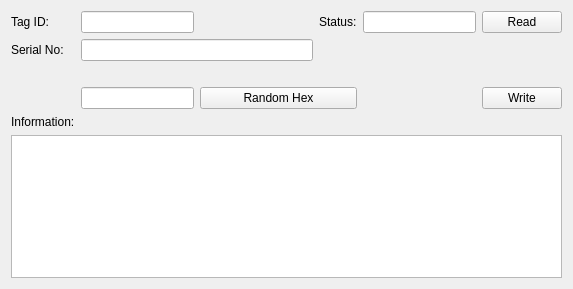
<?xml version="1.0" encoding="UTF-8"?>
<ui version="4.0">
 <class>Form</class>
 <widget class="QWidget" name="Form">
  <property name="geometry">
   <rect>
    <x>0</x>
    <y>0</y>
    <width>573</width>
    <height>289</height>
   </rect>
  </property>
  <property name="windowTitle">
   <string>Form</string>
  </property>
  <property name="styleSheet">
   <string notr="true"/>
  </property>
  <layout class="QGridLayout" name="gridLayout">
   <item row="3" column="1">
    <widget class="QLineEdit" name="randomHexBox">
     <property name="sizePolicy">
      <sizepolicy hsizetype="MinimumExpanding" vsizetype="Fixed">
       <horstretch>0</horstretch>
       <verstretch>0</verstretch>
      </sizepolicy>
     </property>
     <property name="maxLength">
      <number>8</number>
     </property>
     <property name="clearButtonEnabled">
      <bool>true</bool>
     </property>
    </widget>
   </item>
   <item row="0" column="1">
    <widget class="QLineEdit" name="tagIdBox">
     <property name="sizePolicy">
      <sizepolicy hsizetype="MinimumExpanding" vsizetype="Fixed">
       <horstretch>0</horstretch>
       <verstretch>0</verstretch>
      </sizepolicy>
     </property>
     <property name="maxLength">
      <number>30</number>
     </property>
     <property name="readOnly">
      <bool>true</bool>
     </property>
     <property name="clearButtonEnabled">
      <bool>false</bool>
     </property>
    </widget>
   </item>
   <item row="0" column="3">
    <widget class="QLabel" name="label02">
     <property name="sizePolicy">
      <sizepolicy hsizetype="Fixed" vsizetype="Fixed">
       <horstretch>0</horstretch>
       <verstretch>0</verstretch>
      </sizepolicy>
     </property>
     <property name="layoutDirection">
      <enum>Qt::LeftToRight</enum>
     </property>
     <property name="text">
      <string>Status:</string>
     </property>
    </widget>
   </item>
   <item row="3" column="2" colspan="2">
    <widget class="QPushButton" name="randomHexButton">
     <property name="text">
      <string>Random Hex</string>
     </property>
    </widget>
   </item>
   <item row="0" column="2">
    <spacer name="horizontalSpacer_2">
     <property name="orientation">
      <enum>Qt::Horizontal</enum>
     </property>
     <property name="sizeHint" stdset="0">
      <size>
       <width>40</width>
       <height>20</height>
      </size>
     </property>
    </spacer>
   </item>
   <item row="4" column="0">
    <widget class="QLabel" name="label04">
     <property name="sizePolicy">
      <sizepolicy hsizetype="Fixed" vsizetype="Fixed">
       <horstretch>0</horstretch>
       <verstretch>0</verstretch>
      </sizepolicy>
     </property>
     <property name="layoutDirection">
      <enum>Qt::LeftToRight</enum>
     </property>
     <property name="text">
      <string>Information:</string>
     </property>
    </widget>
   </item>
   <item row="1" column="0">
    <widget class="QLabel" name="label03">
     <property name="sizePolicy">
      <sizepolicy hsizetype="Fixed" vsizetype="Fixed">
       <horstretch>0</horstretch>
       <verstretch>0</verstretch>
      </sizepolicy>
     </property>
     <property name="layoutDirection">
      <enum>Qt::LeftToRight</enum>
     </property>
     <property name="text">
      <string>Serial No:</string>
     </property>
    </widget>
   </item>
   <item row="0" column="4">
    <widget class="QLineEdit" name="statusBox">
     <property name="enabled">
      <bool>true</bool>
     </property>
     <property name="sizePolicy">
      <sizepolicy hsizetype="MinimumExpanding" vsizetype="Fixed">
       <horstretch>0</horstretch>
       <verstretch>0</verstretch>
      </sizepolicy>
     </property>
     <property name="maxLength">
      <number>30</number>
     </property>
     <property name="readOnly">
      <bool>true</bool>
     </property>
     <property name="clearButtonEnabled">
      <bool>false</bool>
     </property>
    </widget>
   </item>
   <item row="2" column="1">
    <spacer name="horizontalSpacer">
     <property name="orientation">
      <enum>Qt::Horizontal</enum>
     </property>
     <property name="sizeHint" stdset="0">
      <size>
       <width>40</width>
       <height>20</height>
      </size>
     </property>
    </spacer>
   </item>
   <item row="3" column="5">
    <widget class="QPushButton" name="writeButton">
     <property name="text">
      <string>Write</string>
     </property>
    </widget>
   </item>
   <item row="5" column="0" colspan="6">
    <widget class="QTextEdit" name="textEdit"/>
   </item>
   <item row="1" column="1" colspan="2">
    <widget class="QLineEdit" name="serialNoBox">
     <property name="sizePolicy">
      <sizepolicy hsizetype="MinimumExpanding" vsizetype="Fixed">
       <horstretch>0</horstretch>
       <verstretch>0</verstretch>
      </sizepolicy>
     </property>
     <property name="maxLength">
      <number>30</number>
     </property>
     <property name="readOnly">
      <bool>true</bool>
     </property>
     <property name="clearButtonEnabled">
      <bool>false</bool>
     </property>
    </widget>
   </item>
   <item row="0" column="5">
    <widget class="QPushButton" name="readButton">
     <property name="text">
      <string>Read</string>
     </property>
    </widget>
   </item>
   <item row="0" column="0">
    <widget class="QLabel" name="label01">
     <property name="sizePolicy">
      <sizepolicy hsizetype="Fixed" vsizetype="Fixed">
       <horstretch>0</horstretch>
       <verstretch>0</verstretch>
      </sizepolicy>
     </property>
     <property name="layoutDirection">
      <enum>Qt::LeftToRight</enum>
     </property>
     <property name="text">
      <string>Tag ID:</string>
     </property>
    </widget>
   </item>
  </layout>
 </widget>
 <resources/>
 <connections/>
</ui>
